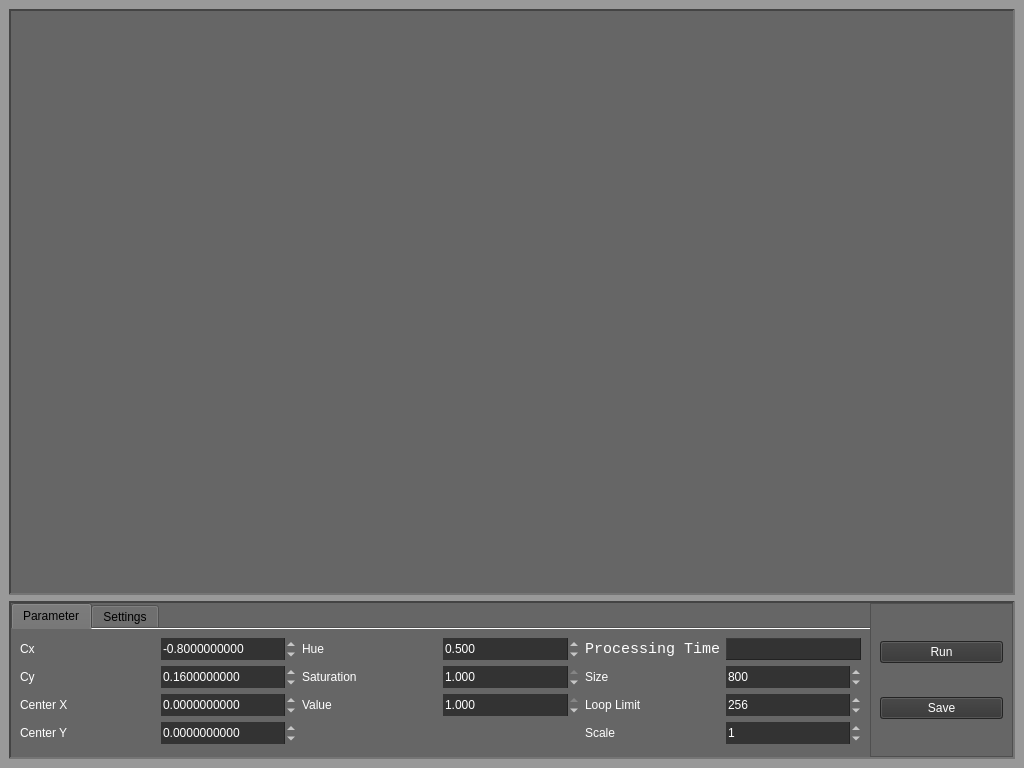
<?xml version="1.0" encoding="UTF-8"?>
<ui version="4.0">
 <class>main_window</class>
 <widget class="QMainWindow" name="main_window">
  <property name="geometry">
   <rect>
    <x>0</x>
    <y>0</y>
    <width>1024</width>
    <height>768</height>
   </rect>
  </property>
  <property name="windowTitle">
   <string>Fractal Viewer</string>
  </property>
  <property name="windowIcon">
   <iconset>
    <normaloff>fractal.ico</normaloff>fractal.ico</iconset>
  </property>
  <property name="windowOpacity">
   <double>1.000000000000000</double>
  </property>
  <property name="styleSheet">
   <string notr="true">background-color: rgb(153, 153, 153);</string>
  </property>
  <widget class="QWidget" name="central_widget">
   <layout class="QVBoxLayout" name="verticalLayout" stretch="3,0">
    <item>
     <widget class="View" name="view">
      <property name="mouseTracking">
       <bool>true</bool>
      </property>
      <property name="styleSheet">
       <string notr="true">background-color: rgb(102, 102, 102);</string>
      </property>
      <property name="frameShape">
       <enum>QFrame::Panel</enum>
      </property>
      <property name="frameShadow">
       <enum>QFrame::Sunken</enum>
      </property>
      <property name="lineWidth">
       <number>2</number>
      </property>
      <property name="midLineWidth">
       <number>2</number>
      </property>
      <property name="transformationAnchor">
       <enum>QGraphicsView::NoAnchor</enum>
      </property>
      <property name="viewportUpdateMode">
       <enum>QGraphicsView::FullViewportUpdate</enum>
      </property>
     </widget>
    </item>
    <item>
     <widget class="QFrame" name="horizontalFrame">
      <property name="styleSheet">
       <string notr="true">background-color: rgb(102, 102, 102);
font: 11pt &quot;Consolas&quot;;
border-color: rgb(102, 102, 102);
</string>
      </property>
      <property name="frameShape">
       <enum>QFrame::Panel</enum>
      </property>
      <property name="frameShadow">
       <enum>QFrame::Sunken</enum>
      </property>
      <property name="lineWidth">
       <number>2</number>
      </property>
      <property name="midLineWidth">
       <number>2</number>
      </property>
      <layout class="QHBoxLayout" name="horizontalLayout" stretch="6,1">
       <property name="spacing">
        <number>0</number>
       </property>
       <property name="leftMargin">
        <number>0</number>
       </property>
       <property name="topMargin">
        <number>0</number>
       </property>
       <property name="rightMargin">
        <number>0</number>
       </property>
       <property name="bottomMargin">
        <number>0</number>
       </property>
       <item>
        <widget class="QTabWidget" name="tabWidget">
         <property name="styleSheet">
          <string notr="true">background-color: rgb(102, 102, 102);
font: 11pt &quot;Consolas&quot;;
border-color: rgb(102, 102, 102);
</string>
         </property>
         <property name="currentIndex">
          <number>0</number>
         </property>
         <property name="usesScrollButtons">
          <bool>false</bool>
         </property>
         <property name="documentMode">
          <bool>true</bool>
         </property>
         <widget class="QWidget" name="tab">
          <property name="styleSheet">
           <string notr="true">color: rgb(255, 255, 255);</string>
          </property>
          <attribute name="title">
           <string>Parameter</string>
          </attribute>
          <layout class="QVBoxLayout" name="verticalLayout_4">
           <property name="spacing">
            <number>0</number>
           </property>
           <property name="leftMargin">
            <number>0</number>
           </property>
           <property name="topMargin">
            <number>0</number>
           </property>
           <property name="rightMargin">
            <number>0</number>
           </property>
           <property name="bottomMargin">
            <number>0</number>
           </property>
           <item>
            <widget class="QFrame" name="panel">
             <property name="font">
              <font>
               <family>Consolas</family>
               <pointsize>11</pointsize>
               <weight>50</weight>
               <italic>false</italic>
               <bold>false</bold>
              </font>
             </property>
             <property name="frameShape">
              <enum>QFrame::NoFrame</enum>
             </property>
             <property name="frameShadow">
              <enum>QFrame::Plain</enum>
             </property>
             <property name="lineWidth">
              <number>1</number>
             </property>
             <property name="midLineWidth">
              <number>1</number>
             </property>
             <layout class="QGridLayout" name="gridLayout" columnstretch="2,2,2,2,2,2,0" rowminimumheight="0,0,0,0,0,0,0">
              <item row="4" column="1">
               <widget class="QDoubleSpinBox" name="cy">
                <property name="styleSheet">
                 <string notr="true">background-color: rgb(51, 51, 51);</string>
                </property>
                <property name="frame">
                 <bool>false</bool>
                </property>
                <property name="decimals">
                 <number>10</number>
                </property>
                <property name="minimum">
                 <double>-99.989999999999995</double>
                </property>
                <property name="value">
                 <double>0.160000000000000</double>
                </property>
               </widget>
              </item>
              <item row="3" column="1">
               <widget class="QDoubleSpinBox" name="cx">
                <property name="styleSheet">
                 <string notr="true">background-color: rgb(51, 51, 51);</string>
                </property>
                <property name="frame">
                 <bool>false</bool>
                </property>
                <property name="decimals">
                 <number>10</number>
                </property>
                <property name="minimum">
                 <double>-99.999999000000003</double>
                </property>
                <property name="maximum">
                 <double>99.999999000000003</double>
                </property>
                <property name="value">
                 <double>-0.800000000000000</double>
                </property>
               </widget>
              </item>
              <item row="4" column="0">
               <widget class="QLabel" name="label_2">
                <property name="text">
                 <string>Cy</string>
                </property>
               </widget>
              </item>
              <item row="5" column="0">
               <widget class="QLabel" name="label_8">
                <property name="text">
                 <string>Center X</string>
                </property>
               </widget>
              </item>
              <item row="5" column="1">
               <widget class="QDoubleSpinBox" name="x">
                <property name="styleSheet">
                 <string notr="true">background-color: rgb(51, 51, 51);</string>
                </property>
                <property name="frame">
                 <bool>false</bool>
                </property>
                <property name="decimals">
                 <number>10</number>
                </property>
                <property name="minimum">
                 <double>-1.500000000000000</double>
                </property>
                <property name="maximum">
                 <double>1.500000000000000</double>
                </property>
               </widget>
              </item>
              <item row="6" column="0">
               <widget class="QLabel" name="label_10">
                <property name="text">
                 <string>Center Y</string>
                </property>
               </widget>
              </item>
              <item row="6" column="1">
               <widget class="QDoubleSpinBox" name="y">
                <property name="styleSheet">
                 <string notr="true">background-color: rgb(51, 51, 51);</string>
                </property>
                <property name="frame">
                 <bool>false</bool>
                </property>
                <property name="decimals">
                 <number>10</number>
                </property>
                <property name="minimum">
                 <double>-1.500000000000000</double>
                </property>
                <property name="maximum">
                 <double>1.500000000000000</double>
                </property>
               </widget>
              </item>
              <item row="6" column="4">
               <widget class="QLabel" name="label_11">
                <property name="text">
                 <string>Scale</string>
                </property>
               </widget>
              </item>
              <item row="5" column="5">
               <widget class="QSpinBox" name="loop">
                <property name="styleSheet">
                 <string notr="true">background-color: rgb(51, 51, 51);</string>
                </property>
                <property name="frame">
                 <bool>false</bool>
                </property>
                <property name="maximum">
                 <number>999999999</number>
                </property>
                <property name="value">
                 <number>256</number>
                </property>
               </widget>
              </item>
              <item row="5" column="4">
               <widget class="QLabel" name="label_7">
                <property name="text">
                 <string>Loop Limit</string>
                </property>
               </widget>
              </item>
              <item row="4" column="5">
               <widget class="QSpinBox" name="size">
                <property name="styleSheet">
                 <string notr="true">background-color: rgb(51, 51, 51);</string>
                </property>
                <property name="frame">
                 <bool>false</bool>
                </property>
                <property name="minimum">
                 <number>1</number>
                </property>
                <property name="maximum">
                 <number>999999999</number>
                </property>
                <property name="value">
                 <number>800</number>
                </property>
               </widget>
              </item>
              <item row="4" column="4">
               <widget class="QLabel" name="label_3">
                <property name="text">
                 <string>Size</string>
                </property>
               </widget>
              </item>
              <item row="3" column="5">
               <widget class="QLabel" name="processing_time">
                <property name="styleSheet">
                 <string notr="true">background-color: rgb(51, 51, 51);</string>
                </property>
                <property name="frameShape">
                 <enum>QFrame::Panel</enum>
                </property>
                <property name="frameShadow">
                 <enum>QFrame::Raised</enum>
                </property>
                <property name="text">
                 <string/>
                </property>
                <property name="alignment">
                 <set>Qt::AlignCenter</set>
                </property>
               </widget>
              </item>
              <item row="3" column="4">
               <widget class="QLabel" name="label_9">
                <property name="font">
                 <font>
                  <family>Consolas</family>
                  <pointsize>11</pointsize>
                  <weight>50</weight>
                  <italic>false</italic>
                  <bold>false</bold>
                 </font>
                </property>
                <property name="text">
                 <string>Processing Time</string>
                </property>
               </widget>
              </item>
              <item row="3" column="3">
               <widget class="QDoubleSpinBox" name="h">
                <property name="styleSheet">
                 <string notr="true">background-color: rgb(51, 51, 51);</string>
                </property>
                <property name="frame">
                 <bool>false</bool>
                </property>
                <property name="alignment">
                 <set>Qt::AlignLeading|Qt::AlignLeft|Qt::AlignVCenter</set>
                </property>
                <property name="decimals">
                 <number>3</number>
                </property>
                <property name="maximum">
                 <double>1.000000000000000</double>
                </property>
                <property name="singleStep">
                 <double>0.010000000000000</double>
                </property>
                <property name="value">
                 <double>0.500000000000000</double>
                </property>
               </widget>
              </item>
              <item row="5" column="3">
               <widget class="QDoubleSpinBox" name="v">
                <property name="styleSheet">
                 <string notr="true">background-color: rgb(51, 51, 51);</string>
                </property>
                <property name="frame">
                 <bool>false</bool>
                </property>
                <property name="decimals">
                 <number>3</number>
                </property>
                <property name="maximum">
                 <double>1.000000000000000</double>
                </property>
                <property name="singleStep">
                 <double>0.010000000000000</double>
                </property>
                <property name="value">
                 <double>1.000000000000000</double>
                </property>
               </widget>
              </item>
              <item row="3" column="2">
               <widget class="QLabel" name="label_4">
                <property name="text">
                 <string>Hue</string>
                </property>
               </widget>
              </item>
              <item row="4" column="3">
               <widget class="QDoubleSpinBox" name="s">
                <property name="styleSheet">
                 <string notr="true">background-color: rgb(51, 51, 51);</string>
                </property>
                <property name="frame">
                 <bool>false</bool>
                </property>
                <property name="decimals">
                 <number>3</number>
                </property>
                <property name="maximum">
                 <double>1.000000000000000</double>
                </property>
                <property name="singleStep">
                 <double>0.010000000000000</double>
                </property>
                <property name="value">
                 <double>1.000000000000000</double>
                </property>
               </widget>
              </item>
              <item row="5" column="2">
               <widget class="QLabel" name="label_6">
                <property name="text">
                 <string>Value</string>
                </property>
               </widget>
              </item>
              <item row="4" column="2">
               <widget class="QLabel" name="label_5">
                <property name="text">
                 <string>Saturation</string>
                </property>
               </widget>
              </item>
              <item row="3" column="0">
               <widget class="QLabel" name="label">
                <property name="text">
                 <string>Cx</string>
                </property>
               </widget>
              </item>
              <item row="6" column="5">
               <widget class="QDoubleSpinBox" name="scale">
                <property name="styleSheet">
                 <string notr="true">background-color: rgb(51, 51, 51);</string>
                </property>
                <property name="frame">
                 <bool>false</bool>
                </property>
                <property name="buttonSymbols">
                 <enum>QAbstractSpinBox::UpDownArrows</enum>
                </property>
                <property name="decimals">
                 <number>0</number>
                </property>
                <property name="minimum">
                 <double>0.000000000000000</double>
                </property>
                <property name="maximum">
                 <double>99999999999999.000000000000000</double>
                </property>
                <property name="value">
                 <double>1.000000000000000</double>
                </property>
               </widget>
              </item>
             </layout>
            </widget>
           </item>
          </layout>
         </widget>
         <widget class="QWidget" name="tab_2">
          <property name="styleSheet">
           <string notr="true">color: rgb(255, 255, 255);</string>
          </property>
          <attribute name="title">
           <string>Settings</string>
          </attribute>
          <layout class="QVBoxLayout" name="verticalLayout_2">
           <property name="spacing">
            <number>0</number>
           </property>
           <property name="leftMargin">
            <number>0</number>
           </property>
           <property name="topMargin">
            <number>0</number>
           </property>
           <property name="rightMargin">
            <number>0</number>
           </property>
           <property name="bottomMargin">
            <number>0</number>
           </property>
           <item>
            <widget class="QFrame" name="panel_2">
             <property name="font">
              <font>
               <family>Consolas</family>
               <pointsize>11</pointsize>
               <weight>50</weight>
               <italic>false</italic>
               <bold>false</bold>
              </font>
             </property>
             <property name="frameShape">
              <enum>QFrame::NoFrame</enum>
             </property>
             <property name="frameShadow">
              <enum>QFrame::Plain</enum>
             </property>
             <property name="lineWidth">
              <number>1</number>
             </property>
             <property name="midLineWidth">
              <number>1</number>
             </property>
             <layout class="QGridLayout" name="gridLayout_3" rowstretch="1,1,1,1,1" columnstretch="2,1,1,1" rowminimumheight="1,1,1,1,0" columnminimumwidth="1,1,1,1">
              <item row="2" column="3">
               <widget class="QRadioButton" name="sz">
                <property name="text">
                 <string/>
                </property>
                <attribute name="buttonGroup">
                 <string notr="true">use_s</string>
                </attribute>
               </widget>
              </item>
              <item row="0" column="1">
               <widget class="QLabel" name="label_15">
                <property name="text">
                 <string>Use parameter</string>
                </property>
               </widget>
              </item>
              <item row="0" column="3">
               <widget class="QLabel" name="label_17">
                <property name="text">
                 <string>Use z value</string>
                </property>
               </widget>
              </item>
              <item row="2" column="0">
               <widget class="QLabel" name="label_14">
                <property name="text">
                 <string>Saturation</string>
                </property>
               </widget>
              </item>
              <item row="3" column="0">
               <widget class="QLabel" name="label_13">
                <property name="text">
                 <string>Value</string>
                </property>
               </widget>
              </item>
              <item row="0" column="2">
               <widget class="QLabel" name="label_16">
                <property name="text">
                 <string>Use div rate</string>
                </property>
               </widget>
              </item>
              <item row="1" column="2">
               <widget class="QRadioButton" name="hd">
                <property name="text">
                 <string/>
                </property>
                <attribute name="buttonGroup">
                 <string notr="true">use_h</string>
                </attribute>
               </widget>
              </item>
              <item row="2" column="1">
               <widget class="QRadioButton" name="sp">
                <property name="text">
                 <string/>
                </property>
                <property name="checked">
                 <bool>true</bool>
                </property>
                <attribute name="buttonGroup">
                 <string notr="true">use_s</string>
                </attribute>
               </widget>
              </item>
              <item row="2" column="2">
               <widget class="QRadioButton" name="sd">
                <property name="text">
                 <string/>
                </property>
                <attribute name="buttonGroup">
                 <string notr="true">use_s</string>
                </attribute>
               </widget>
              </item>
              <item row="1" column="0">
               <widget class="QLabel" name="label_12">
                <property name="text">
                 <string>Hue</string>
                </property>
               </widget>
              </item>
              <item row="3" column="1">
               <widget class="QRadioButton" name="vp">
                <property name="text">
                 <string/>
                </property>
                <attribute name="buttonGroup">
                 <string notr="true">use_v</string>
                </attribute>
               </widget>
              </item>
              <item row="3" column="3">
               <widget class="QRadioButton" name="vz">
                <property name="text">
                 <string/>
                </property>
                <attribute name="buttonGroup">
                 <string notr="true">use_v</string>
                </attribute>
               </widget>
              </item>
              <item row="3" column="2">
               <widget class="QRadioButton" name="vd">
                <property name="text">
                 <string/>
                </property>
                <property name="checked">
                 <bool>true</bool>
                </property>
                <attribute name="buttonGroup">
                 <string notr="true">use_v</string>
                </attribute>
               </widget>
              </item>
              <item row="1" column="3">
               <widget class="QRadioButton" name="hz">
                <property name="text">
                 <string/>
                </property>
                <attribute name="buttonGroup">
                 <string notr="true">use_h</string>
                </attribute>
               </widget>
              </item>
              <item row="1" column="1">
               <widget class="QRadioButton" name="hp">
                <property name="text">
                 <string/>
                </property>
                <property name="checked">
                 <bool>true</bool>
                </property>
                <attribute name="buttonGroup">
                 <string notr="true">use_h</string>
                </attribute>
               </widget>
              </item>
             </layout>
            </widget>
           </item>
          </layout>
         </widget>
        </widget>
       </item>
       <item>
        <widget class="QFrame" name="frame">
         <property name="styleSheet">
          <string notr="true">color: rgb(255, 255, 255);</string>
         </property>
         <property name="frameShape">
          <enum>QFrame::StyledPanel</enum>
         </property>
         <property name="frameShadow">
          <enum>QFrame::Plain</enum>
         </property>
         <property name="lineWidth">
          <number>1</number>
         </property>
         <property name="midLineWidth">
          <number>1</number>
         </property>
         <layout class="QGridLayout" name="gridLayout_2">
          <item row="0" column="0">
           <widget class="QPushButton" name="run">
            <property name="styleSheet">
             <string notr="true">background-color: rgb(51, 51, 51);</string>
            </property>
            <property name="text">
             <string>Run</string>
            </property>
           </widget>
          </item>
          <item row="1" column="0">
           <widget class="QPushButton" name="save">
            <property name="styleSheet">
             <string notr="true">background-color: rgb(51, 51, 51);</string>
            </property>
            <property name="text">
             <string>Save</string>
            </property>
           </widget>
          </item>
         </layout>
        </widget>
       </item>
      </layout>
     </widget>
    </item>
   </layout>
  </widget>
 </widget>
 <customwidgets>
  <customwidget>
   <class>View</class>
   <extends>QGraphicsView</extends>
   <header>widgets.h</header>
  </customwidget>
 </customwidgets>
 <resources/>
 <connections/>
 <buttongroups>
  <buttongroup name="use_h"/>
  <buttongroup name="use_s"/>
  <buttongroup name="use_v"/>
 </buttongroups>
</ui>
